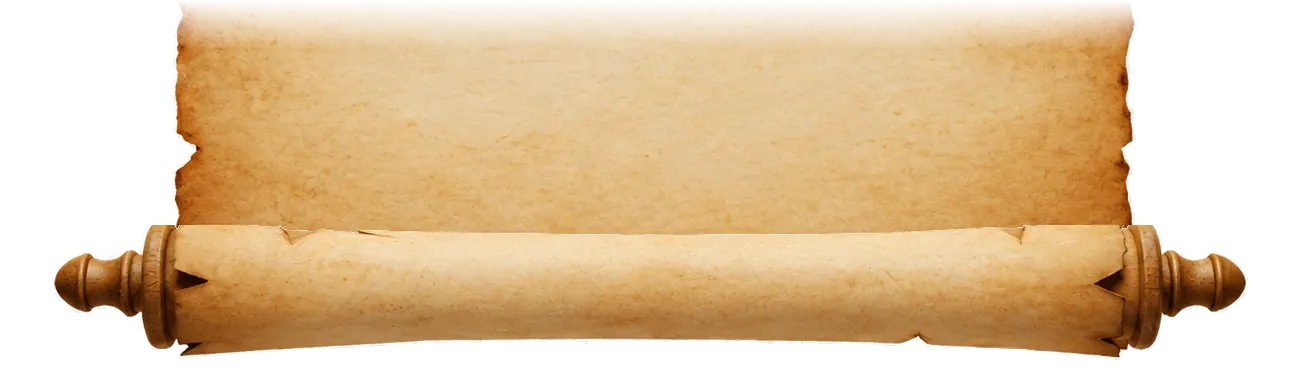
#> input picture tools/parchemin/brut/parchemin-bas.webp, 1305 x 381 px
$ python split.py brut/parchemin-bas.webp brut/parchemin-haut.webp
#> lines starting #> are read from the running program, lines starting #| are printed output that depends on the picture
import sys
from PIL import Image
import numpy as np
src, outdir = sys.argv[1], sys.argv[2]
c = np.asarray(Image.open(src).convert('RGBA')).astype(float)

# Raccord rouleaux / papier : dans l'image d'origine, un vide sépare le papier
# des rouleaux. On remonte le papier de 25 px et le rouleau du bas de 50 px :
# les rouleaux (dessinés par-dessus) recouvrent alors les bords du papier.
TOP_ROLL_END, BOT_ROLL_START, DT, DB = 154, 1050, 25, 25
H = c.shape[0] - DT - DB
#> H = 331
a = np.zeros((H,) + c.shape[1:])
def over(dst, src_rows, y):
    d = dst[y:y+len(src_rows)]
    sa, da = src_rows[..., 3:] / 255, d[..., 3:] / 255
    oa = sa + da * (1 - sa)
    d[..., :3] = (src_rows[..., :3] * sa + d[..., :3] * da * (1 - sa)) / np.maximum(oa, 1e-6)
    d[..., 3:] = oa * 255
paper = c[TOP_ROLL_END:BOT_ROLL_START]
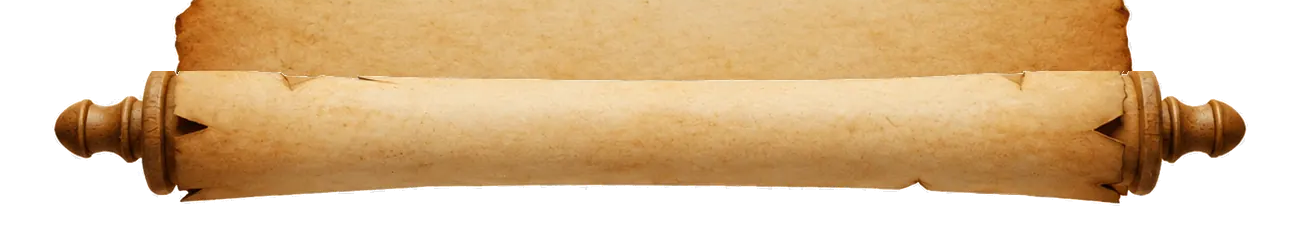
#> paper: shape (227, 1305, 4) float64; mean R, G, B, A 141.8, 111.7, 72.2, 170.8; transparent parts drawn white
#> (the run stopped early here; a loop or call above may not have finished)

$ run again, on tools/parchemin/brut/parchemin-milieu.webp
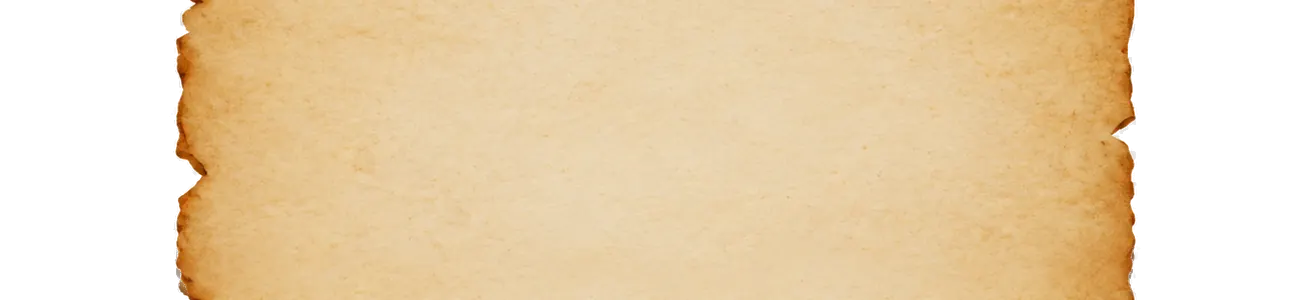
#> input picture tools/parchemin/brut/parchemin-milieu.webp, 1305 x 300 px
#> `paper = c[TOP_ROLL_END:BOT_ROLL_START]`:
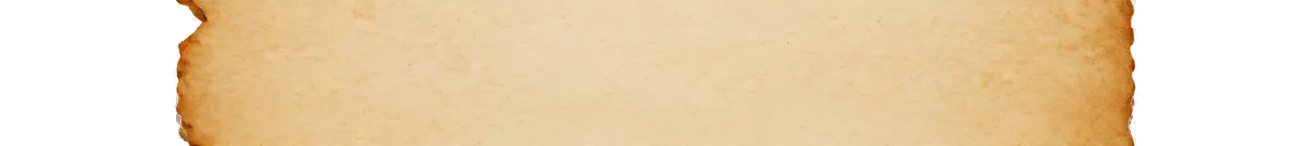
#> paper: shape (146, 1305, 4) float64; mean R, G, B, A 170.3, 146.8, 111.8, 186; transparent parts drawn white
